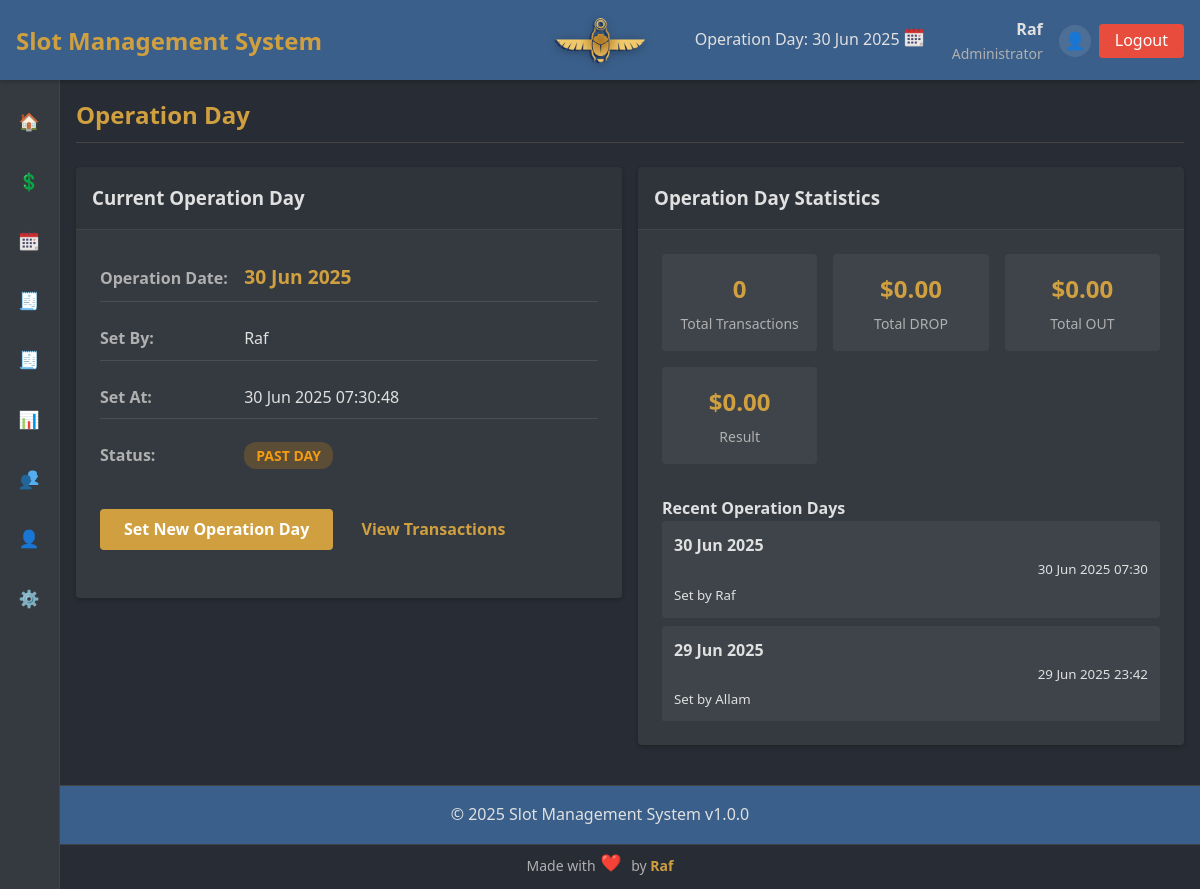
Screenshot of /index.php?page=operation_day (signed in) with the database file from the repository.
### tables this page shows
CREATE TABLE `operation_day` (
  `id` int NOT NULL AUTO_INCREMENT,
  `operation_date` date NOT NULL,
  `set_by_user_id` int NOT NULL,
  `set_by_username` varchar(50) NOT NULL,
  `notes` text,
  `created_at` timestamp NULL DEFAULT CURRENT_TIMESTAMP,
  PRIMARY KEY (`id`),
  KEY `set_by_user_id` (`set_by_user_id`),
  KEY `idx_operation_date` (`operation_date`),
  KEY `idx_created_at` (`created_at`)
);

### includes/functions.php (called while the page is built, shortened)
<?php
if (!function_exists('format_datetime')) {
    function format_datetime($timestamp, $format = 'd M Y H:i:s') {
        try {
            $dt = new DateTime($timestamp, new DateTimeZone('UTC'));
            $dt->setTimezone(new DateTimeZone('Africa/Cairo'));
            return $dt->format($format);
        } catch (Exception $e) {
            return 'Invalid date';
        }
    }
}
function format_currency($amount) {
    return '$' . number_format((float)$amount, 2);
}
function format_date($dateString) {
    return date('d M Y', strtotime($dateString));
}
?>

### pages/operation_day/view.php (the view, shortened to what this page needs)
<?php
try {
    $stmt = $conn->prepare("SELECT * FROM operation_day ORDER BY id DESC LIMIT 1");
    $stmt->execute();
    $current_operation_day = $stmt->fetch(PDO::FETCH_ASSOC);
    if (!$current_operation_day) {
        $operation_date = date('Y-m-d');
        $is_default = true;
    } else {
        $operation_date = $current_operation_day['operation_date'];
        $is_default = false;
    }
} catch (PDOException $e) {
    $error = "Database error: " . $e->getMessage();
    $operation_date = date('Y-m-d');
    $is_default = true;
}
try {
    $stats_stmt = $conn->prepare("
        SELECT
            COUNT(*) as total_transactions,
            SUM(CASE WHEN tt.category = 'DROP' THEN t.amount ELSE 0 END) as total_drop,
            SUM(CASE WHEN tt.category = 'OUT' THEN t.amount ELSE 0 END) as total_out
        FROM transactions t
        JOIN transaction_types tt ON t.transaction_type_id = tt.id
        WHERE DATE(t.operation_date) = ?
    ");
    $stats_stmt->execute([$operation_date]);
    $stats = $stats_stmt->fetch(PDO::FETCH_ASSOC);
} catch (PDOException $e) {
    $stats = ['total_transactions' => 0, 'total_drop' => 0, 'total_out' => 0];
}
$total_result = $stats['total_drop'] - $stats['total_out'];
?>
<div class="operation-day-view fade-in">
    <div class="row">
        <div class="col-6">
            <div class="card">
                <div class="card-header">
                    <h3>Current Operation Day</h3>
                </div>
                <div class="card-body">
                    <div class="operation-day-info">
                        <div class="detail-group">
                            <strong>Operation Date:</strong>
                            <span class="operation-date-display">
                                <?php echo format_date($operation_date); ?>
                            </span>
                        </div>
                        <?php if (!$is_default): ?>
                            <div class="detail-group">
                                <strong>Set By:</strong>
                                <span><?php echo htmlspecialchars($current_operation_day['set_by_username'] ?? 'System'); ?></span>
                            </div>
                            <div class="detail-group">
                                <strong>Set At:</strong>
                                <span><?php echo format_datetime($current_operation_day['created_at'], 'd M Y H:i:s'); ?></span>
                            </div>
                        <?php endif; ?>
                        <div class="detail-group">
                            <strong>Status:</strong>
                            <span class="status-badge <?php echo date('Y-m-d') === $operation_date ? 'status-current' : 'status-past'; ?>">
                                <?php echo date('Y-m-d') === $operation_date ? 'Current Day' : 'Past Day'; ?>
                            </span>
                        </div>
                    </div>
                    <div class="form-group" style="margin-top: 2rem;">
                        <a href="index.php?page=operation_day&action=set" class="btn btn-primary">Set New Operation Day</a>
                        <a href="index.php?page=transactions&operation_date=<?php echo $operation_date; ?>" class="btn btn-secondary">View Transactions</a>
                    </div>
                </div>
            </div>
        </div>
        <div class="col-6">
            <div class="card">
                <div class="card-header">
                    <h3>Operation Day Statistics</h3>
                </div>
                <div class="card-body">
                    <div class="stats-grid">
                        <div class="stat-item">
                            <div class="stat-value"><?php echo number_format($stats['total_transactions']); ?></div>
                            <div class="stat-label">Total Transactions</div>
                        </div>
                        <div class="stat-item">
                            <div class="stat-value text-success"><?php echo format_currency($stats['total_drop']); ?></div>
                            <div class="stat-label">Total DROP</div>
                        </div>
                        <div class="stat-item">
                            <div class="stat-value text-danger"><?php echo format_currency($stats['total_out']); ?></div>
                            <div class="stat-label">Total OUT</div>
                        </div>
                        <div class="stat-item">
                            <div class="stat-value <?php echo $total_result >= 0 ? 'text-success' : 'text-danger'; ?>">
                                <?php echo format_currency($total_result); ?>
                            </div>
                            <div class="stat-label">Result</div>
                        </div>
                    </div>
                    <?php
                    try {
                        $recent_stmt = $conn->prepare("
                            SELECT operation_date, set_by_username, created_at
                            FROM operation_day
                            ORDER BY created_at DESC
                            LIMIT 5
                        ");
                        $recent_stmt->execute();
                        $recent_days = $recent_stmt->fetchAll(PDO::FETCH_ASSOC);
                    } catch (PDOException $e) {
                        $recent_days = [];
                    }
                    ?>
                    <?php if (!empty($recent_days)): ?>
                        <div class="recent-operation-days" style="margin-top: 2rem;">
                            <h4>Recent Operation Days</h4>
                            <div class="operation-days-list">
                                <?php foreach ($recent_days as $day): ?>
                                    <div class="operation-day-item">
                                        <div class="day-info">
                                            <strong><?php echo format_date($day['operation_date']); ?></strong>
                                            <br>
                                            <small>Set by <?php echo htmlspecialchars($day['set_by_username']); ?></small>
                                        </div>
                                        <div class="day-meta">
                                            <small><?php echo format_datetime($day['created_at'], 'd M Y H:i'); ?></small>
                                        </div>
                                    </div>
                                <?php endforeach; ?>
                            </div>
                        </div>
                    <?php endif; ?>
                </div>
            </div>
        </div>
    </div>
</div>

### assets/css/styles.css (style rules this page uses)
:root { --primary-color: #3a5f8a; --secondary-color: #d0a040; --accent-color: #e74c3c; --dark-bg: #282c34; --light-bg: #343a40; --text-light: #e0e0e0; --text-muted: #b0b0b0; --success-color: #2ecc71; --warning-color: #f39c12; --danger-color: #e74c3c; --border-color: #444444; --spacing-xs: 0.25rem; --spacing-sm: 0.5rem; --spacing-md: 1rem; --spacing-lg: 1.5rem; --spacing-xl: 2rem; --font-xs: 0.75rem; --font-sm: 0.875rem; --font-md: 1rem; --font-lg: 1.25rem; --font-xl: 1.5rem; --font-xxl: 2rem; --border-radius: 4px; --box-shadow: 0 2px 4px rgba(0, 0, 0, 0.2); --transition-speed: 0.3s; --sidebar-width-expanded: 250px; --sidebar-width-collapsed: 60px; }
* { margin: 0; padding: 0; box-sizing: border-box; }
body { font-family: 'Segoe UI', Tahoma, Geneva, Verdana, sans-serif; background-color: var(--dark-bg); color: var(--text-light); line-height: 1.6; padding-top: 80px; }
a { color: var(--secondary-color); text-decoration: none; transition: color var(--transition-speed); }
.form-group { margin-bottom: var(--spacing-lg); }
.btn { display: inline-block; padding: var(--spacing-sm) var(--spacing-lg); border: none; border-radius: var(--border-radius); cursor: pointer; font-weight: bold; text-align: center; transition: all var(--transition-speed); }
.btn-primary { background-color: var(--secondary-color); color: white; }
.card { background-color: var(--light-bg); border-radius: var(--border-radius); box-shadow: var(--box-shadow); margin-bottom: var(--spacing-lg); }
.card-header { padding: var(--spacing-md); border-bottom: 1px solid var(--border-color); background-color: rgba(0, 0, 0, 0.1); }
.card-body { padding: var(--spacing-lg); }
.row { display: flex; flex-wrap: wrap; margin: 0 -0.5rem; }
.col-6 { flex: 0 0 50%; max-width: 50%; padding: 0 0.5rem; }
.stat-value { font-size: var(--font-xxl); font-weight: bold; margin-bottom: var(--spacing-xs); color: var(--text-light); }
.text-success { color: var(--success-color); }
.text-danger { color: var(--danger-color); }
.stat-value { font-size: 1.25rem; font-weight: bold; }
.detail-group { margin-bottom: 1rem; padding: 0.5rem 0; border-bottom: 1px solid rgba(255, 255, 255, 0.1); }
.detail-group:last-child { border-bottom: none; }
.detail-group strong { display: inline-block; width: 140px; color: var(--text-muted); }
.stats-grid { display: grid; grid-template-columns: repeat(auto-fit, minmax(150px, 1fr)); gap: 1rem; margin-bottom: 1rem; }
.stat-item { text-align: center; padding: 1rem; background-color: rgba(255, 255, 255, 0.05); border-radius: var(--border-radius); }
.stat-item .stat-value { font-size: 1.5rem; font-weight: bold; color: var(--secondary-color); }
.stat-item .stat-label { font-size: 0.875rem; color: var(--text-muted); margin-top: 0.25rem; }
.fade-in { animation: fadeIn var(--transition-speed); }

### pages/operation_day/view.php (style rules this page uses)
.operation-date-display { font-size: 1.2em; font-weight: bold; color: var(--secondary-color); }
.status-badge { padding: 0.25rem 0.75rem; border-radius: 12px; font-size: 0.875rem; font-weight: bold; text-transform: uppercase; }
.status-past { background-color: rgba(243, 156, 18, 0.2); color: var(--warning-color); }
.operation-days-list { max-height: 200px; overflow-y: auto; }
.operation-day-item { display: flex; justify-content: space-between; align-items: center; padding: 0.75rem; margin-bottom: 0.5rem; background-color: rgba(255, 255, 255, 0.05); border-radius: var(--border-radius); transition: background-color var(--transition-speed); }
.day-info { display: flex; flex-direction: column; }
.day-meta { display: flex; flex-direction: column; align-items: flex-end; }

### rows the page displays
operation_day: operation_date "30 Jun 2025", set_by_username "Raf", created_at "30 Jun 2025 07:30:48", created_at "30 Jun 2025 07:30"
operation_day: operation_date "29 Jun 2025", set_by_username "Allam", created_at "29 Jun 2025 23:42"

### other values shown
$app_name "Slot Management System"
$_SESSION['username'] "Raf"
$user_roles[$_SESSION['user_role']] "Administrator"
$stats['total_transactions'] "0"
format_currency($stats['total_drop']) "$0.00"
format_currency($stats['total_out']) "$0.00"
format_currency($total_result) "$0.00"
$app_version "1.0.0"
